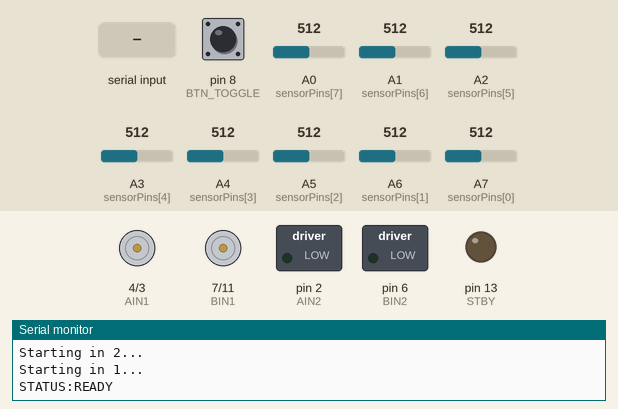
This sketch was run on a simulated Arduino Mega 2560, built with avr-gcc and run on an emulated ATmega2560. On the bench: direction and speed pins drawn as motors (green arrow = direction pin HIGH = forward, orange = LOW = backward, longer = more drive, stopped while the standby pin is LOW), switched loads named in the sketch (green lamp = pin HIGH), output pins drawn as LEDs (lit = HIGH), the last lines printed to the serial monitor. Inputs (shaded band) come from the test bench; at power-on: pin 8 (BTN_TOGGLE) HIGH, A0 (sensorPins[7]) = 512, A2 (sensorPins[5]) = 512, A1 (sensorPins[6]) = 512, A3 (sensorPins[4]) = 512, A4 (sensorPins[3]) = 512, A5 (sensorPins[2]) = 512, A6 (sensorPins[1]) = 512, A7 (sensorPins[0]) = 512.

Above: at 9.6 s.
9.7 s: pin 8 (BTN_TOGGLE) pulled LOW for 0.15 s
At 10.8 s:
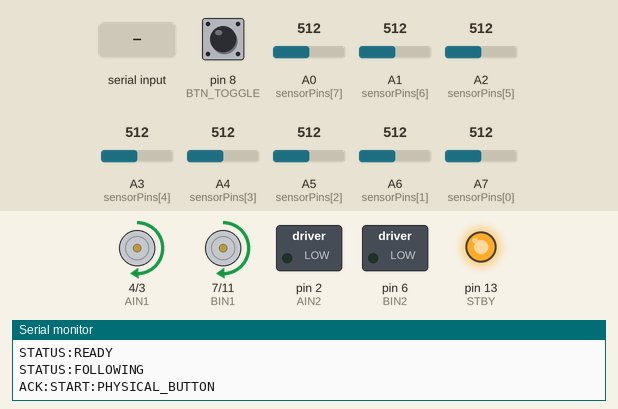
11.3 s: "STOP\n" received over the second serial link
At 12.2 s:
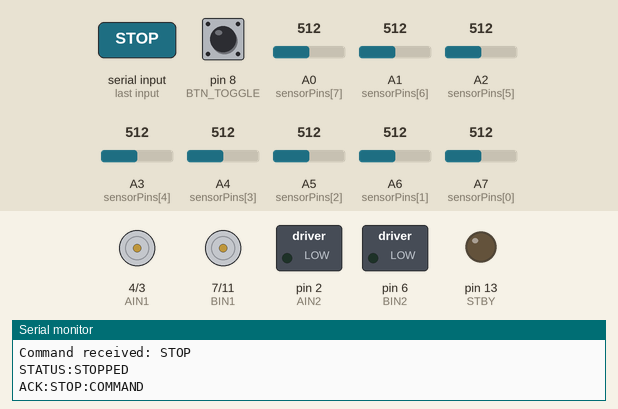
14.3 s: pin 8 (BTN_TOGGLE) pulled LOW for 1 s
At 15.5 s:
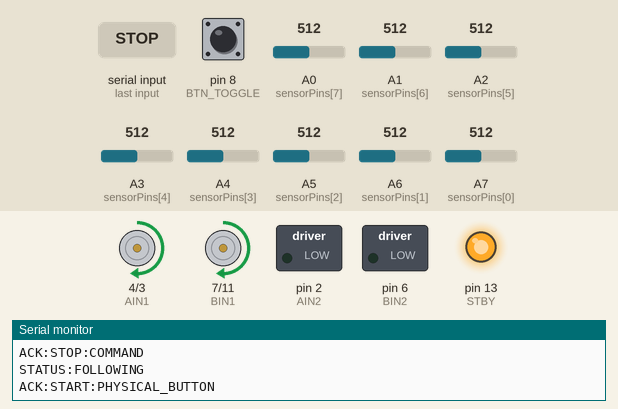
16.8 s: A0 (sensorPins[7]) set to 340
At 17.4 s:
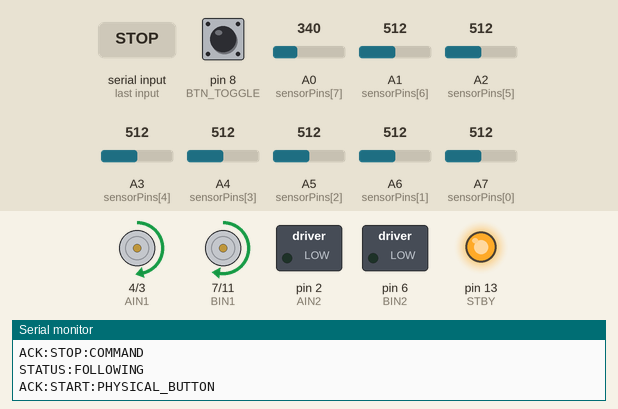
18.3 s: A2 (sensorPins[5]) set to 716
At 18.6 s:
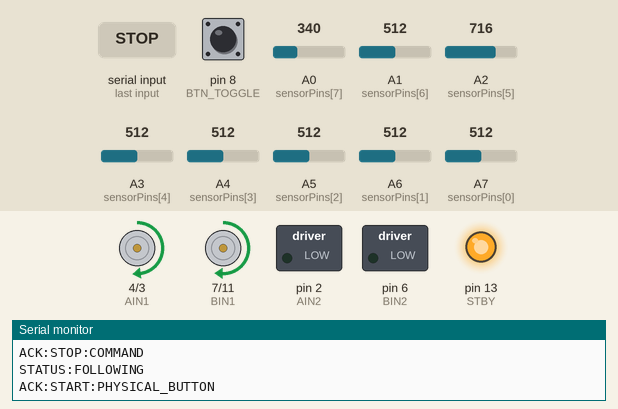
Timing chart, 0 to 20.8 s (numbered marks = the images above; inputs shaded):
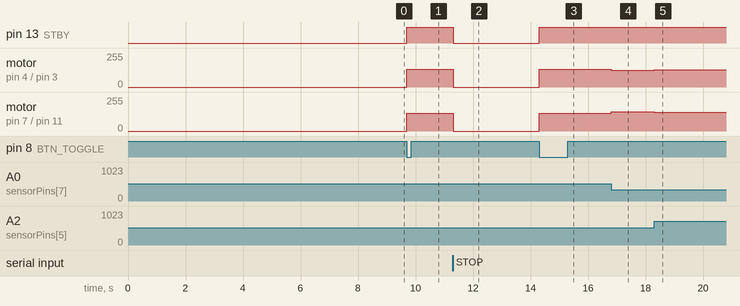

The sketch:

mega_controller.ino
```cpp
/*
  OPERATION 1122 - Arduino Mega Mini Pro
  PID line following + serial commands + line-loss recovery

  Hardware:
    Arduino Mega Mini Pro (ATmega2560)
    TB6612FNG motor driver
    8 analog sensors: A7 (LEFT) -> A0 (RIGHT)
    ESP8266 bridge on Serial1, 9600 baud

  Safety:
    Keep motor battery disconnected during first upload.
    Test motor direction with wheels lifted before floor testing.
*/

// ==================== MOTOR PINS ====================
const uint8_t PWMA = 3;
const uint8_t AIN1 = 4;
const uint8_t AIN2 = 2;

const uint8_t PWMB = 11;
const uint8_t BIN1 = 7;
const uint8_t BIN2 = 6;

const uint8_t STBY = 13;

// Single physical button: D8 connects to GND
const uint8_t BTN_TOGGLE = 8;

// Sensors ordered LEFT -> RIGHT
const uint8_t sensorPins[8] = {
  A7, A6, A5, A4, A3, A2, A1, A0
};

// ==================== CALIBRATION ====================
int sensorMin[8];
int sensorMax[8];

// Keep the polarity from your original sketch.
// Change to false only if testing proves black gives lower readings.
const bool SENSOR_BLACK_IS_HIGH = true;

const unsigned long CALIBRATION_MS = 6000UL;

// ==================== PID ====================
int baseSpeed = 135;
const int MAX_PWM = 220;

float Kp = 0.075f;
float Kd = 0.22f;

int previousError = 0;
bool firstSample = true;

// Sensor position weights, left negative and right positive
const int weights[8] = {
  -3500, -2500, -1500, -500,
   500,  1500,  2500, 3500
};

const int SENSOR_THRESHOLD = 300;
const long LINE_SIGNAL_THRESHOLD = 350;

// ==================== NAVIGATION ====================
bool following = false;
bool recovering = false;

unsigned long lastLineSeenMs = 0;
unsigned long recoveryStartMs = 0;
unsigned long lastButtonMs = 0;

const unsigned long LINE_LOST_DELAY_MS = 150;
const unsigned long RECOVERY_PHASE_MS = 1200;
const unsigned long BUTTON_DEBOUNCE_MS = 250;

// Negative error means line was toward the left.
// Positive error means line was toward the right.
int lastLineDirection = -1;
int recoveryDirection = -1;
uint8_t recoveryPhase = 0;

// ==================== SERIAL ====================
String espBuffer;

const unsigned long SERIAL_BAUD = 9600;

// ==================== MOTORS ====================
void stopMotors() {
  analogWrite(PWMA, 0);
  analogWrite(PWMB, 0);
  digitalWrite(STBY, LOW);
}

void driveOneMotor(
  uint8_t pwmPin,
  uint8_t in1,
  uint8_t in2,
  int speedValue
) {
  speedValue = constrain(speedValue, -255, 255);

  if (speedValue > 0) {
    digitalWrite(in1, HIGH);
    digitalWrite(in2, LOW);
    analogWrite(pwmPin, speedValue);
  } else if (speedValue < 0) {
    digitalWrite(in1, LOW);
    digitalWrite(in2, HIGH);
    analogWrite(pwmPin, -speedValue);
  } else {
    analogWrite(pwmPin, 0);
    digitalWrite(in1, LOW);
    digitalWrite(in2, LOW);
  }
}

void setMotors(int leftSpeed, int rightSpeed) {
  digitalWrite(STBY, HIGH);
  driveOneMotor(PWMA, AIN1, AIN2, leftSpeed);
  driveOneMotor(PWMB, BIN1, BIN2, rightSpeed);
}

// ==================== STATUS MESSAGES ====================
void sendMessage(const String &message) {
  // ESP8266 receives these messages from Mega Serial1
  Serial1.println(message);

  // USB diagnostic output; do not read commands from USB Serial
  Serial.println(message);
}

void sendAck(const String &command, const String &detail = "") {
  String message = "ACK:" + command;

  if (detail.length() > 0) {
    message += ":" + detail;
  }

  sendMessage(message);
}

// ==================== SENSOR CALIBRATION ====================
void calibrateSensors() {
  sendMessage("STATUS:CALIBRATION_STARTED");
  Serial.println(
    "Move the sensor array over BOTH black tape and white floor."
  );

  for (uint8_t i = 0; i < 8; i++) {
    sensorMin[i] = 1023;
    sensorMax[i] = 0;
  }

  unsigned long start = millis();

  while (millis() - start < CALIBRATION_MS) {
    for (uint8_t i = 0; i < 8; i++) {
      int value = analogRead(sensorPins[i]);

      if (value < sensorMin[i]) {
        sensorMin[i] = value;
      }

      if (value > sensorMax[i]) {
        sensorMax[i] = value;
      }
    }

    delay(5);
  }

  for (uint8_t i = 0; i < 8; i++) {
    // Preserve the fallback from the original calibration.
    if (sensorMax[i] - sensorMin[i] < 80) {
      sensorMin[i] = 0;
      sensorMax[i] = 1023;

      Serial.print("WARNING: Sensor ");
      Serial.print(i);
      Serial.println(" had insufficient calibration range.");
    }
  }

  Serial.println("Calibration complete.");

  sendMessage("STATUS:CALIBRATION_DONE");

  Serial.println("Starting in 3...");
  delay(700);
  Serial.println("Starting in 2...");
  delay(700);
  Serial.println("Starting in 1...");
  delay(700);

  sendMessage("STATUS:READY");
}

// Returns approximately 0 for white and 1000 for black.
int readBlackness(uint8_t index) {
  int raw = analogRead(sensorPins[index]);
  int range = sensorMax[index] - sensorMin[index];

  if (range < 1) {
    return 0;
  }

  int normalized =
    (long)(raw - sensorMin[index]) * 1000L / range;

  normalized = constrain(normalized, 0, 1000);

  return SENSOR_BLACK_IS_HIGH
    ? normalized
    : 1000 - normalized;
}

// Returns true if enough black-line signal is detected.
bool getLineError(int &error) {
  long weightedTotal = 0;
  long signalTotal = 0;

  for (uint8_t i = 0; i < 8; i++) {
    int signal = readBlackness(i);

    if (signal > SENSOR_THRESHOLD) {
      weightedTotal += (long)signal * weights[i];
      signalTotal += signal;
    }
  }

  if (signalTotal < LINE_SIGNAL_THRESHOLD) {
    return false;
  }

  error = weightedTotal / signalTotal;
  return true;
}

// ==================== FOLLOWING CONTROL ====================
void startFollowing(const String &source) {
  recovering = false;
  following = true;
  firstSample = true;
  lastLineSeenMs = millis();

  sendMessage("STATUS:FOLLOWING");
  sendAck("START", source);
}

void stopFollowing(const String &source) {
  following = false;
  recovering = false;
  stopMotors();

  sendMessage("STATUS:STOPPED");
  sendAck("STOP", source);
}

void followLineStep() {
  int error = 0;

  if (!getLineError(error)) {
    // Never continue driving forward blindly.
    setMotors(0, 0);

    if (!recovering &&
        millis() - lastLineSeenMs >= LINE_LOST_DELAY_MS) {

      recovering = true;
      recoveryStartMs = millis();
      recoveryPhase = 0;

      // First search toward the last observed line direction.
      recoveryDirection = lastLineDirection;

      sendMessage("STATUS:LINE_LOST");
      sendMessage("STATUS:RECOVERY_PHASE_1");
    }

    if (recovering) {
      unsigned long elapsed = millis() - recoveryStartMs;

      if (elapsed >= RECOVERY_PHASE_MS &&
          recoveryPhase == 0) {

        // Try the opposite direction.
        recoveryPhase = 1;
        recoveryDirection = -lastLineDirection;

        sendMessage("STATUS:RECOVERY_PHASE_2");
      }

      if (elapsed >= 2UL * RECOVERY_PHASE_MS) {
        recovering = false;
        following = false;
        stopMotors();

        sendMessage("ERROR:LINE_RECOVERY_FAILED");
        sendAck("STOP", "LINE_NOT_FOUND");
        return;
      }

      // Rotate in place. Verify the physical direction with wheels
      // lifted before testing on the floor.
      if (recoveryDirection < 0) {
        setMotors(-baseSpeed, baseSpeed);
      } else {
        setMotors(baseSpeed, -baseSpeed);
      }
    }

    return;
  }

  // A valid line has been detected.
  lastLineSeenMs = millis();

  if (recovering) {
    recovering = false;
    firstSample = true;
    stopMotors();

    sendMessage("STATUS:LINE_RECOVERED");
  }

  // Remember which side the line was on for future recovery.
  if (error < -150) {
    lastLineDirection = -1;
  } else if (error > 150) {
    lastLineDirection = 1;
  }

  if (firstSample) {
    previousError = error;
    firstSample = false;
  }

  int derivative = error - previousError;
  previousError = error;

  int correction = (int)(
    Kp * error + Kd * derivative
  );

  int leftSpeed = constrain(
    baseSpeed + correction, 0, MAX_PWM
  );

  int rightSpeed = constrain(
    baseSpeed - correction, 0, MAX_PWM
  );

  setMotors(leftSpeed, rightSpeed);
}

// ==================== COMMAND HANDLER ====================
void processCommand(String command) {
  command.trim();
  command.toUpperCase();

  if (command.length() == 0) {
    return;
  }

  Serial.print("Command received: ");
  Serial.println(command);

  if (command == "STOP" ||
      command == "HALT" ||
      command == "ESTOP" ||
      command == "EMERGENCY_STOP") {

    stopFollowing("COMMAND");

  } else if (command == "START" ||
             command == "BEGIN" ||
             command == "RESUME" ||
             command == "CONTINUE" ||
             command == "CONTINUE FOLLOWING") {

    startFollowing("COMMAND");

  } else if (command == "STATUS") {

    sendAck(
      "STATUS",
      following
        ? (recovering ? "RECOVERING" : "RUNNING")
        : "STOPPED"
    );

  } else if (command == "CAPTURE") {

    // Stop before the laptop captures the camera image.
    stopFollowing("CAPTURE");
    sendAck("CAPTURE", "LAPTOP_CAPTURE");

  } else if (command == "TRANSMIT" ||
             command == "SEND DATA") {

    // Mission data will be collected/saved on the laptop.
    stopFollowing("TRANSMIT");
    sendAck("TRANSMIT", "LAPTOP_SAVE");

  } else if (command.startsWith("SPEED ")) {

    int requested = command.substring(6).toInt();
    baseSpeed = constrain(requested, 80, 170);

    sendAck("SPEED", String(baseSpeed));

  } else {

    sendAck("UNKNOWN", command);
  }
}

void readESPCommands() {
  while (Serial1.available()) {
    char c = (char)Serial1.read();

    if (c == '\n') {
      processCommand(espBuffer);
      espBuffer = "";

    } else if (c >= 32 && c < 127) {
      if (espBuffer.length() < 80) {
        espBuffer += c;
      } else {
        espBuffer = "";
        sendMessage("ERROR:COMMAND_TOO_LONG");
      }
    }
  }
}

// ==================== PHYSICAL BUTTON ====================
bool buttonWasPressed = false;

void checkButtons() {
  bool pressed = (digitalRead(BTN_TOGGLE) == LOW);

  if (pressed && !buttonWasPressed &&
      millis() - lastButtonMs >= BUTTON_DEBOUNCE_MS) {
    lastButtonMs = millis();
    buttonWasPressed = true;

    if (following) {
      stopFollowing("PHYSICAL_BUTTON");
    } else {
      startFollowing("PHYSICAL_BUTTON");
    }
  }

  if (!pressed) {
    buttonWasPressed = false;
  }
}

// ==================== SETUP / LOOP ====================
void setup() {
  pinMode(PWMA, OUTPUT);
  pinMode(AIN1, OUTPUT);
  pinMode(AIN2, OUTPUT);

  pinMode(PWMB, OUTPUT);
  pinMode(BIN1, OUTPUT);
  pinMode(BIN2, OUTPUT);

  pinMode(STBY, OUTPUT);

  pinMode(BTN_TOGGLE, INPUT_PULLUP);

  stopMotors();

  Serial.begin(115200);   // USB diagnostic output
  Serial1.begin(SERIAL_BAUD);  // Mega D18 TX1, D19 RX1

  delay(300);

  Serial.println();
  Serial.println("OPERATION 1122 - MEGA CONTROLLER");
  sendMessage("STATUS:BOOT");

  calibrateSensors();
}

void loop() {
  readESPCommands();
  checkButtons();

  if (following) {
    followLineStep();
  } else {
    stopMotors();
  }
}
```

Measured:
- after the input at 9.7 s, pin 13 (STBY): LOW → HIGH at once; motor on pin 4 (AIN1) / pin 3 (PWMA), motor on pin 7 (BIN1) / pin 11 (PWMB): stopped → forward 135/255 at once
- after the input at 11.3 s, pin 13 (STBY): HIGH → LOW at once; motor on pin 4 (AIN1) / pin 3 (PWMA), motor on pin 7 (BIN1) / pin 11 (PWMB): forward 135/255 → stopped at once
- after the input at 14.3 s, pin 13 (STBY): LOW → HIGH at once; motor on pin 4 (AIN1) / pin 3 (PWMA), motor on pin 7 (BIN1) / pin 11 (PWMB): stopped → forward 135/255 at once
- after the input at 16.8 s, motor on pin 4 (AIN1) / pin 3 (PWMA): forward 135/255 → forward 124/255 at once; motor on pin 7 (BIN1) / pin 11 (PWMB): forward 135/255 → forward 146/255 at once
- after the input at 18.3 s, motor on pin 4 (AIN1) / pin 3 (PWMA): forward 124/255 → forward 130/255 at once; motor on pin 7 (BIN1) / pin 11 (PWMB): forward 146/255 → forward 140/255 at once
